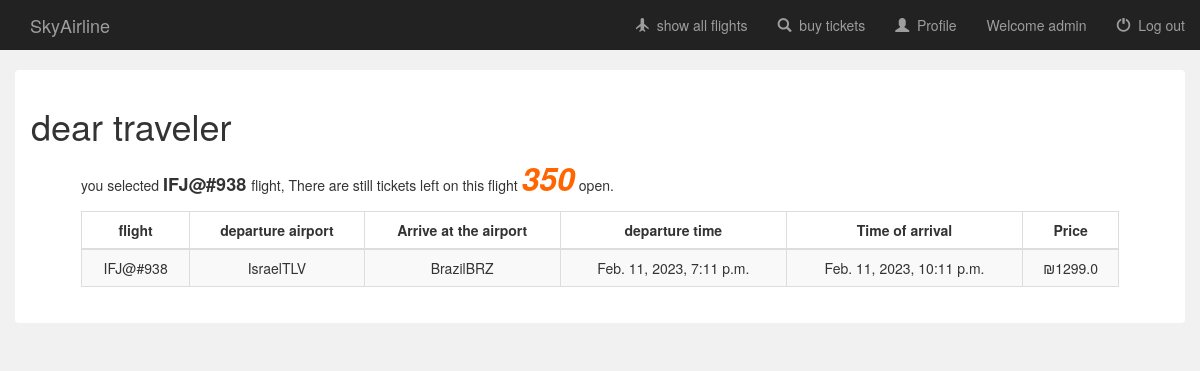
/travelagancy/book/flight/4/ (signed in), run on the app's committed database.
### travelagancy/models.py (models this page shows, shortened)
class Flight(models.Model):
    user = models.ManyToManyField(User, default=None)
    name = models.CharField(max_length=100, null=True)
    leave_city = models.CharField(max_length=100, null=True)
    arrive_city = models.CharField(max_length=100, null=True)
    leave_airport = models.CharField(max_length=100, null=True)
    arrive_airport = models.CharField(max_length=100, null=True)
    leave_time = models.DateTimeField(null=True)
    arrive_time = models.DateTimeField(null=True)
    capacity = models.IntegerField(default=0, null=True)
    num_of_rows =  models.IntegerField(default=0, null=True)
    seats_in_row =  models.IntegerField(default=0, null=True)
    price = models.FloatField(default=0, null=True)
    book_sum = models.IntegerField(default=0, null=True)
    income = models.FloatField(default=0, null=True)

### travelagancy/views.py (the view)
# urls.py: url(r'^book/flight/(?P<flight_id>[0-9]+)/$', views.book_ticket, name='book_ticket'),
@csrf_exempt
def book_ticket(request, flight_id):
    if not request.user.is_authenticated:
        return render(request, 'travelagancy/login.html')
    else:
        flight = Flight.objects.get(pk=flight_id)
        seats = Seat.objects.filter(flight=flight)
        if flight.capacity==0:
            context={
                'username': request.user.username
            }
            return render(request, 'travelagancy/book_conflict.html',context)
        if request.user.id == ADMIN_ID:  #admin : show admin stuff
            admin=True
        else:
            admin=False
        context = {
            'flight': flight,
            'username': request.user.username,
            'seats':seats,
            'isAdmin': admin,
            }
        return render(request, 'travelagancy/book_flight.html', context)

### travelagancy/templates/travelagancy/book_flight.html (shortened to what this page needs)
{% extends 'travelagancy/base.html' %}
{% block login_display %}
    <a href="#">Welcome {{ username }}</a>
{% endblock %}
{% block content %}
    <div class="container-fluid" style="margin-top: 20px" >
        <div class="alert" style="background-color: white">
            <h1>dear traveler</h1>
            <div id="info_body" style="margin-left: 50px;margin-right: 50px">
                <p>
                    you selected <strong style="font-size: large"> {{ flight.name }} </strong> flight,
                    There are still tickets left on this flight
                    <strong id="remain_seats"
                            style="font-size: xx-large;color: #ff6600;font-style: italic">{{ flight.capacity }}</strong>
                    open.
                </p>
                <table class="table table-striped table-bordered">
                    <thead>
                    <tr>
                        <th style="text-align: center">flight</th>
                        <th style="text-align: center">departure airport</th>
                        <th style="text-align: center">Arrive at the airport</th>
                        <th style="text-align: center">departure time</th>
                        <th style="text-align: center">Time of arrival</th>
                        <th style="text-align: center">Price</th>
                    </tr>
                    </thead>
                    <tbody style="text-align: center">
                    <tr>
                        <td>{{ flight.name }}</td>
                        <td>{{ flight.leave_city }}{{ flight.leave_airport }}</td>
                        <td>{{ flight.arrive_city }}{{ flight.arrive_airport }}</td>
                        <td>{{ flight.leave_time }}</td>
                        <td>{{ flight.arrive_time }}</td>
                        <td>₪{{ flight.price }}</td>
                    </tr>
                    </tbody>
                </table>
            </div>
        </div>
    </div>
{% endblock %}

### data on the page
Flight: name "IFJ@#938", capacity "350", leave_city "Israel", leave_airport "TLV", arrive_city "Brazil", arrive_airport "BRZ", leave_time "Feb. 11, 2023, 7:11 p.m.", arrive_time "Feb. 11, 2023, 10:11 p.m.", price "1299.0"

### other printed values
{{ username }} "admin"
